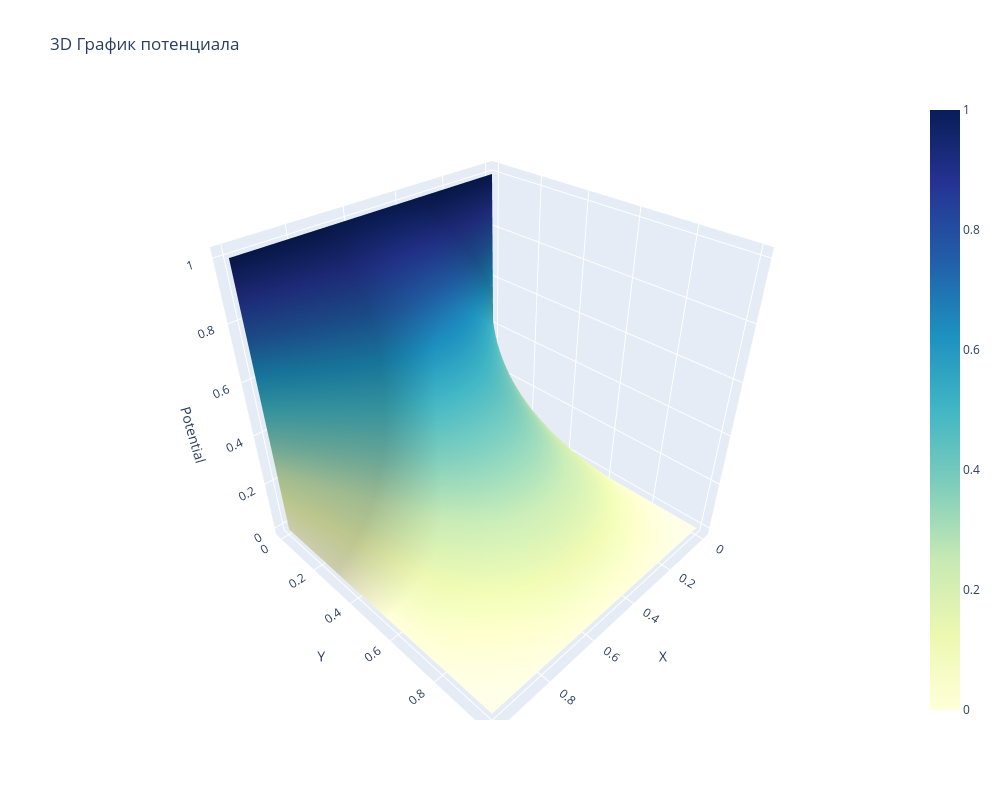

This figure's notebook cell:
### Markdown cell above
## Метод Гаусса

### Code cell
result = poisson_equation.potential_result(
                        all_solvers[1], boundary_conditions, 
                        source, nod_number, 
                        iteration, precision)
plot_potential(result, nod_number)

### Figure 1 — Plotly figure (JSON) as saved in the notebook; plotly's stock layout.template omitted (floating-point values rounded to 4 significant figures; data arrays with more than 128 entries replaced by an {"elided": "..."} marker saying what was removed)
{"data": [{"colorscale": [[0, "rgb(255,255,217)"], [0.125, "rgb(237,248,177)"], [0.25, "rgb(199,233,180)"], [0.375, "rgb(127,205,187)"], [0.5, "rgb(65,182,196)"], [0.625, "rgb(29,145,192)"], [0.75, "rgb(34,94,168)"], [0.875, "rgb(37,52,148)"], [1, "rgb(8,29,88)"]], "type": "surface", "x": {"elided": "100x100 float values"}, "y": {"elided": "100x100 float values"}, "z": {"elided": "100x100 float values"}}], "layout": {"height": 800, "scene": {"xaxis": {"title": {"text": "X"}}, "yaxis": {"title": {"text": "Y"}}, "zaxis": {"title": {"text": "Potential"}}}, "title": {"text": "3D График потенциала"}, "width": 1000}}
